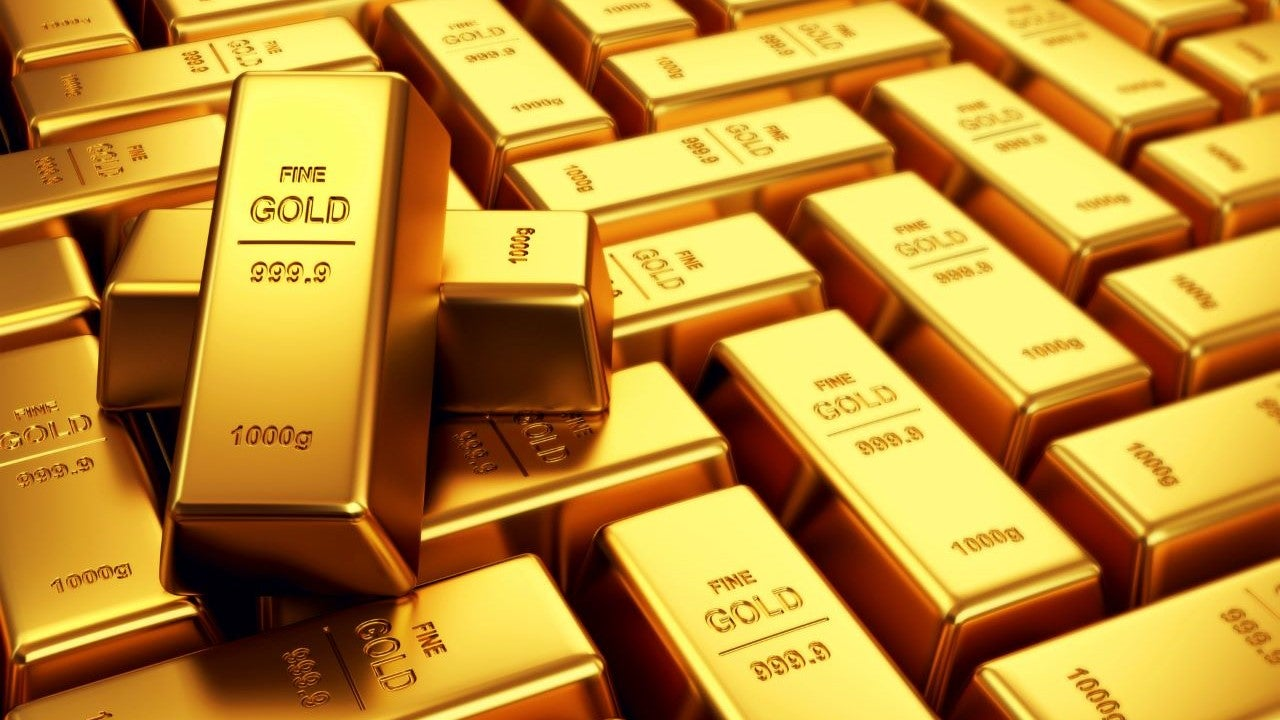
#> input picture Python/day7/pic/gold.jpg, 1280 x 720 px; its folder holds only this picture in this run
$ jupyter execute Array_Image.ipynb
#> lines starting #> are read from the running program, lines starting #| are printed output that depends on the picture
## 데이터 분석 전 학습
#### 리스트와 행렬의 차이점
- 행렬구조에 특화된 넘파이 모듈에 대해 알아보기
- 행렬은 행과 영의 갯수가 인덱싱마다 같아야 하고,
- 연산시 자료형의 성격이 같아야 함

- list: 사용자가 막 사용할수 있도록 만든 구조(입력하기 사용)
- array: 계산에 최적화 된 행과 열 처리 사용 기법(속도가 빠름, GPU등, 게임 필수)
- numpy: array에 최적화된 연산식 계산 모듈

## import
> numpy / matplotlib / Image / os / shutil

[cell 1]
import numpy as np
import matplotlib.pyplot as plt # 차트 처리
from PIL import Image # 이미지 처리
import os
import glob # 폴더 내 목록보기
import shutil # 파일 또는 폴더 복사

## array 기본

[cell 2]
x = [[2, 3, 4], [22, 33, 44]]
y = np.array(x) + 2 # numpy.array(리스트명) : 리스트를 행렬로 만듬

print(len(y)) # len(리스트명) : 행렬의 행의 갯수 == 2
print(len(y[0])) # len(리스트명[0]) : 행렬의 열의 갯수 == 3
print(np.shape(y)) # 행렬의 구조 == 2행 3열
print(y.shape) # np.shape() 처럼 행렬의 구조
print(y)

x = [[1,1,1],[2,2,2],[3,3,3]]
values = 100
y = np.array(x)
print(y + 100)
print(y * values)

[cell 3]
x = [[0, 255, 100], [255, 100, 255]]
plt.imshow(x,cmap='gray')
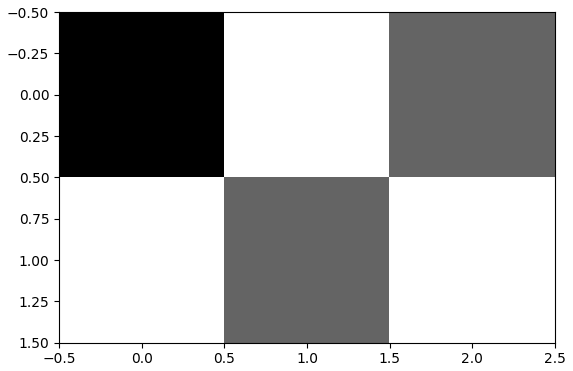
#> figure drawn by matplotlib, 1 panel

## 브로드캐스팅
조건: 두 배열이 뒤에서부터 대응하는 축의 크기가 동일하거나, 1 이어야만 함. 만약 조건이 충족되지 않으면 ValueError가 발생함
- 아래 예시에서는 맨 뒤는 5로 동일하고, 1과 4는 둘 중 하나가 1이라서 가능

[cell 4]
arr1 = np.arange(15).reshape(3, 1, 5)
arr2 = np.arange(20).reshape(   4, 5)
print(np.shape(arr2))
arr1 * arr2

## 파일 또는 폴더 복사하기
> os, glob

[cell 5]
folderName = './pic'
file_list = os.listdir(folderName)
print(file_list)

# filter(os.path.isdir, glob.glob('./*'))
dataList = glob.glob('pic/*') # 여기부터는 glob 라이브러리 사용
folderList = list()
for i in dataList:
    if '.' not in i[4:]: # . (확장자)이 없으면 폴더
        folderList.append(i)
print(folderList)

folderList = list()
for i in dataList:
    if len(i.split('.')) == 1: # 이건 split() 함수 사용
        folderList.append(i) # . 으로 나눴을 때 1이면 . 이 없는 것(안 나눠짐)
print(folderList)

## 파일의 이미지 불러오기
> pillow

[cell 6]
for i in range(len(dataList)):
    fileName = dataList[0]
    img = Image.open(fileName)
#> img is the input picture: PIL image 1280x720 RGB; mean R, G, B 188.2, 140.5, 51.9
		# 이미지의 크기를 너비 100, 높이 200로 조정
		# --> 행은 200, 열은 100
    img = img.resize((100, 200))
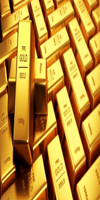
#> img: PIL image 100x200 RGB; mean R, G, B 188.1, 140.5, 51.9
    imgArray = np.array(img) # 이미지를 array로 바꾸기
    print(imgArray) # 이미지의 배열을 출력
#> (printed output is left out)
    plt.imshow(imgArray) # pillow 라이브러리로 이미지 출력

[cell 7]
arr1 = [[[255, 0, 0], [0,255, 0]],
[[0, 0, 255], [0, 255, 0]],
[[0, 0, 0], [255, 255, 255]],
[[0, 255, 255], [255, 255, 0]]]
imgarr1 = np.array(arr1) # 리스트를 배열로 만듬
print(np.shape(imgarr1))
# plt.imshow(imgarr1 * [0])
# plt.imshow(imgarr1 * [0, 0, 255])
plt.imshow(imgarr1 * [[0, 255, 255], [0, 255, 255]])
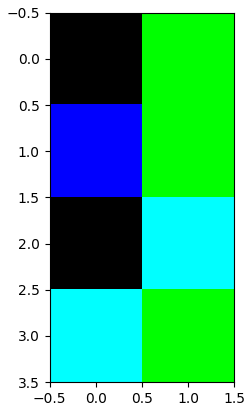
#> figure drawn by matplotlib, 1 panel

[cell 8]
# [9 lines of commented-out code are left out]

[cell 9]
x = np.array([[22, 3, 4], [2, 2, 3]]) # 1번 사람[x1, x2, x3] , 2번 사람[x1, x2, x3]
y = np.array([100, 150]) # 1번 사람의 혈압 = 100, 2번사람의 혈압 = 150
w = np.array([3, 5, 8]) # x1의 w 값 = 3, x2의 w값 = 5, x3의 w값= 8

# w, y 값은 외부에서 가져옴
# w 값은 랜덤하게 설정함

y1 = x * w # ([22 * 3, 3 * 5, 4 * 8], [2 * 3, 2 * 5, 3 * 8]])
y_hat = list() # 예측값
for i in y1:
    y_hat.append(i.sum())
